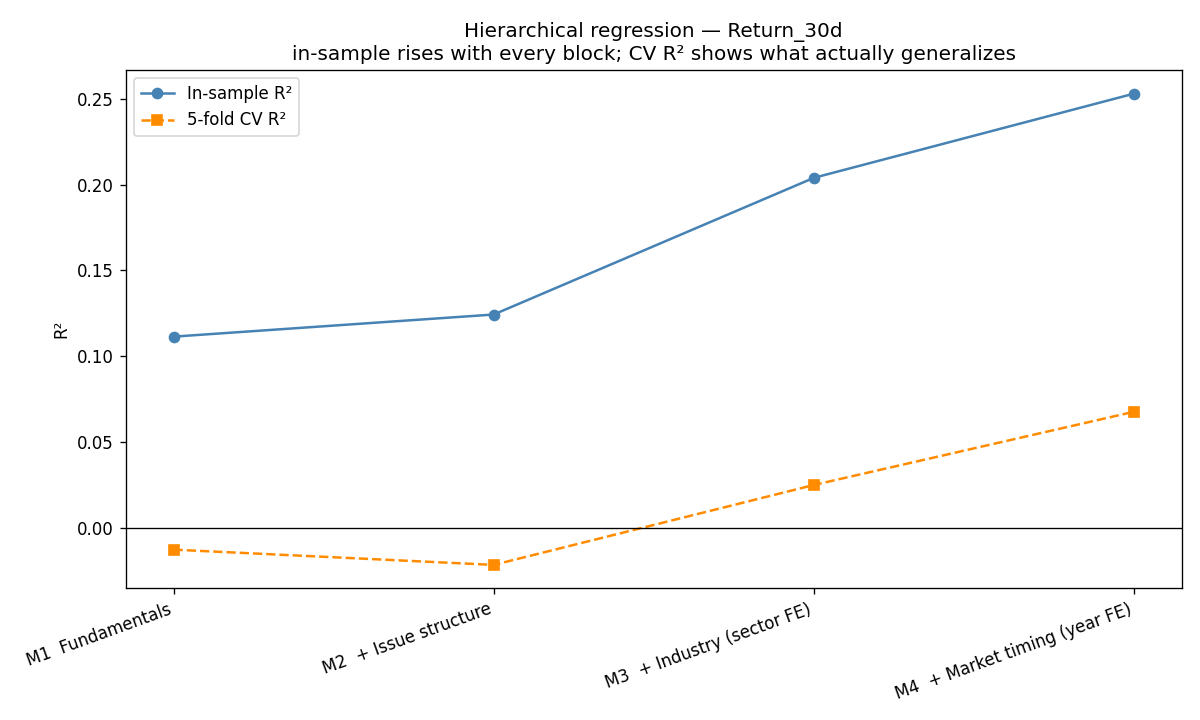

The script that saved this image:
"""
Hierarchical / incremental regression — how much does each feature BLOCK add?
(Roadmap items 1.1, 1.2, 6.1)

Nested models, each adding one block of predictors:
  M1  Fundamentals
  M2  + Issue structure
  M3  + Industry (sector fixed effects)
  M4  + Market timing (listing-year fixed effects)

For each model we report:
  - In-sample R2  and  incremental Delta-R2 vs the previous model
  - F-change test: is the block's Delta-R2 statistically significant?  (p_change)
  - 5-fold CV R2: does the added block actually improve out-of-sample fit?

In-sample R2 can only go up as features are added; the F-change test says whether
that rise is more than chance, and the CV R2 says whether it generalizes.

Target = Return_1d / Return_30d / Return_60d.

Outputs:
  hierarchical_regression.xlsx   - per-horizon block-by-block table
  hierarchical_regression.png    - CV R2 vs in-sample R2 across M1..M4 (Return_30d)
"""

import numpy as np
import pandas as pd
import matplotlib
matplotlib.use("Agg")
import matplotlib.pyplot as plt
from scipy.stats import f as f_dist
from sklearn.linear_model import LinearRegression
from sklearn.model_selection import KFold, cross_val_score
from sklearn.pipeline import make_pipeline
from sklearn.preprocessing import RobustScaler

RANDOM_STATE = 42

FUNDAMENTALS = [
    "PreIPO_ROE_pct", "PreIPO_ROCE_pct", "PreIPO_Operating_Margin",
    "PreIPO_Revenue_Growth", "PreIPO_PAT_Growth", "PreIPO_DE_pct",
    "PreIPO_Interest_Coverage", "PreIPO_Assets_Turnover", "Log_PreIPO_Revenue",
    "Company_Age_at_IPO",
]
ISSUE_STRUCTURE = ["Log_Issue_Price", "Range_Width_pct", "Days_to_List"]
HORIZONS = ["Return_1d", "Return_30d", "Return_60d"]


def winsorize_clip(s, lo=0.05, hi=0.95):
    return s.clip(s.quantile(lo), s.quantile(hi))


# ── Assemble feature table ───────────────────────────────────────────────────
print("Loading features...")
feat = pd.read_excel("ipo_preipo_features.xlsx")
pp = pd.read_excel("ipo_preprocessed.xlsx")
feat = feat.merge(pp[["COMPANY NAME", "Range_Width_pct", "Days_to_List"]],
                  on="COMPANY NAME", how="left")

# impute + winsorize (same conventions as other scripts)
num_cols = FUNDAMENTALS + ISSUE_STRUCTURE
for col in num_cols:
    if feat[col].isna().any():
        feat[col] = feat[col].fillna(feat[col].median())
for col in ["PreIPO_ROE_pct", "PreIPO_ROCE_pct", "PreIPO_DE_pct",
            "PreIPO_Interest_Coverage", "PreIPO_Revenue_Growth", "PreIPO_PAT_Growth",
            "Range_Width_pct", "Days_to_List"]:
    feat[col] = winsorize_clip(feat[col])

industry_dummies = pd.get_dummies(feat["Assigned Industry"], prefix="Ind", drop_first=True)
year_dummies = pd.get_dummies(feat["Listing_Year"], prefix="Yr", drop_first=True)

# Incremental feature blocks
BLOCKS = [
    ("M1  Fundamentals",              FUNDAMENTALS),
    ("M2  + Issue structure",         ISSUE_STRUCTURE),
    ("M3  + Industry (sector FE)",    list(industry_dummies.columns)),
    ("M4  + Market timing (year FE)", list(year_dummies.columns)),
]

full_design = pd.concat([feat[num_cols], industry_dummies, year_dummies], axis=1).astype(float)

cv = KFold(n_splits=5, shuffle=True, random_state=RANDOM_STATE)
all_rows = []

for horizon in HORIZONS:
    print(f"\n=== {horizon} ===")
    df = pd.concat([full_design, feat[horizon]], axis=1).dropna()
    y = df[horizon].values
    n = len(df)

    cols_so_far = []
    prev_r2_in = 0.0
    prev_k = 0
    for label, block in BLOCKS:
        cols_so_far = cols_so_far + block
        X = df[cols_so_far].values
        k = X.shape[1]

        # in-sample R2 (plain OLS)
        lr = LinearRegression().fit(X, y)
        r2_in = lr.score(X, y)

        # F-change test for the incremental block
        df_num = k - prev_k                 # params added
        df_den = n - k - 1                  # residual df of the larger model
        if df_num > 0 and df_den > 0 and (1 - r2_in) > 1e-12:
            f_change = ((r2_in - prev_r2_in) / df_num) / ((1 - r2_in) / df_den)
            p_change = f_dist.sf(f_change, df_num, df_den)
        else:
            f_change = p_change = np.nan

        # 5-fold CV R2 (scaled pipeline, no leakage)
        pipe = make_pipeline(RobustScaler(), LinearRegression())
        cv_r2 = cross_val_score(pipe, X, y, cv=cv, scoring="r2")

        all_rows.append({
            "Horizon": horizon, "Model": label, "N": n, "n_features": k,
            "R2_insample": round(r2_in, 4),
            "Delta_R2": round(r2_in - prev_r2_in, 4),
            "F_change": round(f_change, 3) if pd.notna(f_change) else None,
            "p_change": round(p_change, 4) if pd.notna(p_change) else None,
            "sig": ("YES" if (pd.notna(p_change) and p_change < 0.05) else "no"),
            "CV_R2_mean": round(cv_r2.mean(), 4),
            "CV_R2_std": round(cv_r2.std(), 4),
        })
        print(f"  {label:32s} R2={r2_in:.3f}  dR2={r2_in-prev_r2_in:+.3f}  "
              f"p_change={p_change if pd.isna(p_change) else round(p_change,3)}  "
              f"CV_R2={cv_r2.mean():+.3f}")
        prev_r2_in, prev_k = r2_in, k

res = pd.DataFrame(all_rows)
res.to_excel("hierarchical_regression.xlsx", index=False)

# ── Plot (Return_30d): in-sample vs CV R2 across the ladder ──────────────────
sub = res[res["Horizon"] == "Return_30d"]
x = np.arange(len(sub))
plt.figure(figsize=(10, 6))
plt.plot(x, sub["R2_insample"], "o-", label="In-sample R²", color="steelblue")
plt.plot(x, sub["CV_R2_mean"], "s--", label="5-fold CV R²", color="darkorange")
plt.axhline(0, color="black", lw=0.8)
plt.xticks(x, sub["Model"], rotation=20, ha="right")
plt.ylabel("R²")
plt.title("Hierarchical regression — Return_30d\nin-sample rises with every block; CV R² shows what actually generalizes")
plt.legend(); plt.tight_layout(); plt.savefig("hierarchical_regression.png", dpi=120); plt.close()

print("\nSaved: hierarchical_regression.xlsx, hierarchical_regression.png")
